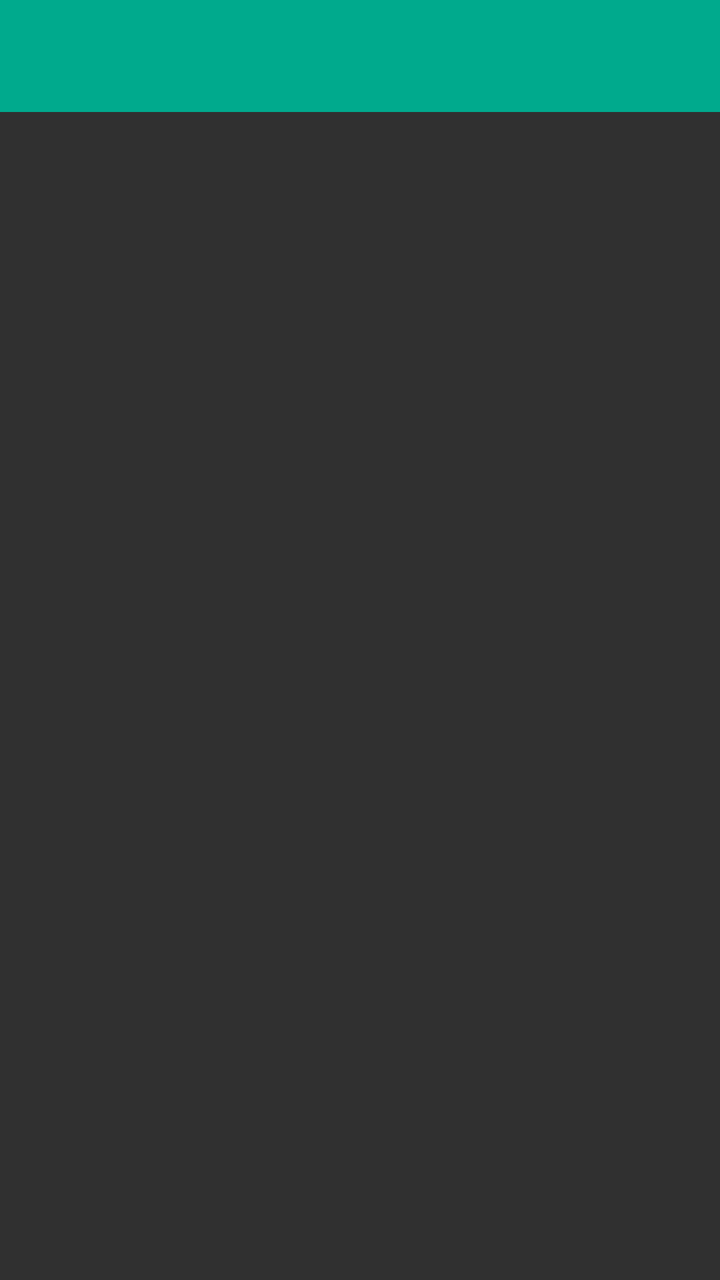
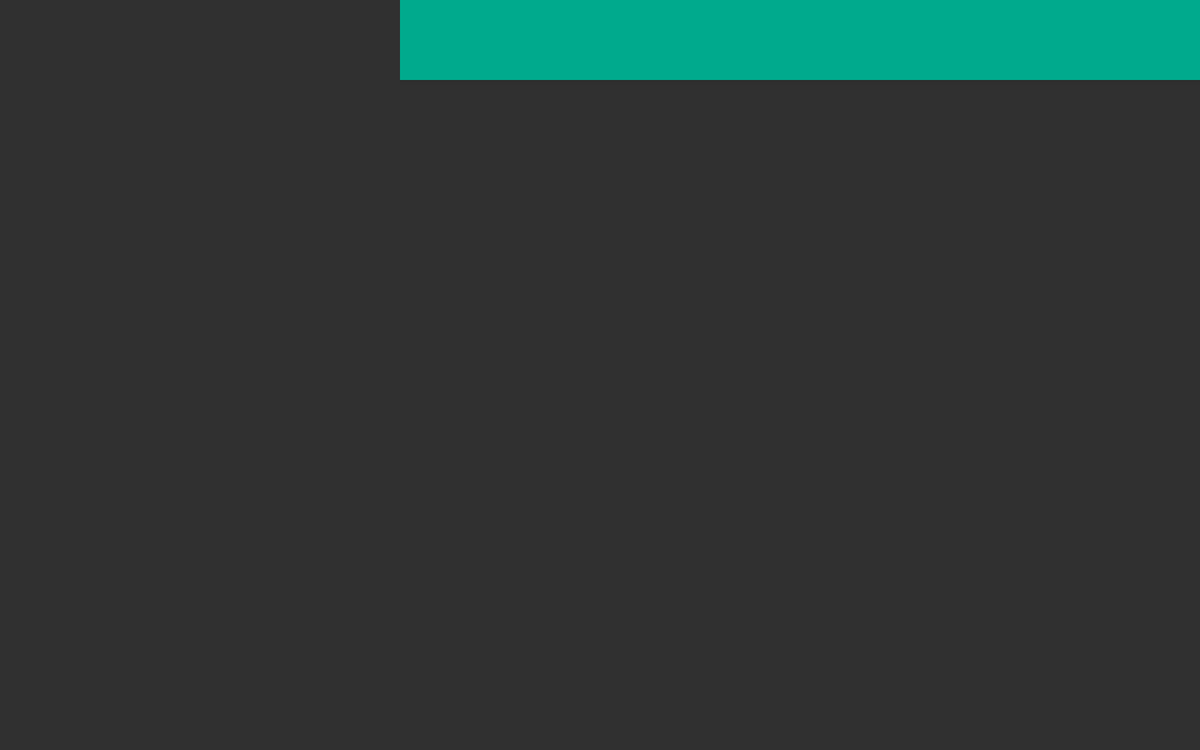

One screen, two layout resources from the same app: the default and the author's alternative for another configuration. Each is rendered where Android would select it; the XML of both is given below.
<!-- AndroidManifest.xml: activity theme AppTheme.NoActionBar -->
<!-- res/layout/activity_main.xml -->
<?xml version="1.0" encoding="utf-8"?>
<android.support.v4.widget.DrawerLayout xmlns:android="http://schemas.android.com/apk/res/android"
    xmlns:app="http://schemas.android.com/apk/res-auto"
    xmlns:tools="http://schemas.android.com/tools"
    android:id="@+id/drawer_layout"
    android:layout_width="match_parent"
    android:layout_height="match_parent"
    android:fitsSystemWindows="true"
    tools:openDrawer="start">

    <android.support.design.widget.CoordinatorLayout
        android:layout_width="match_parent"
        android:layout_height="match_parent">

        <android.support.design.widget.AppBarLayout
            android:layout_width="match_parent"
            android:layout_height="wrap_content"
            android:theme="@style/AppTheme.AppBarOverlay"
            app:elevation="0dp">

            <android.support.v7.widget.Toolbar
                android:id="@+id/toolbar"
                android:layout_width="match_parent"
                android:layout_height="?attr/actionBarSize"
                android:background="?attr/colorPrimary"
                app:popupTheme="@style/AppTheme.PopupOverlay" />

        </android.support.design.widget.AppBarLayout>

        <FrameLayout
            android:id="@+id/content_main"
            android:layout_width="match_parent"
            android:layout_height="match_parent"
            android:layout_marginTop="?attr/actionBarSize" />

    </android.support.design.widget.CoordinatorLayout>

    <android.support.design.widget.NavigationView
        android:id="@+id/navigation_view"
        android:layout_width="wrap_content"
        android:layout_height="match_parent"
        android:layout_gravity="start"
        android:fitsSystemWindows="true"
        app:itemBackground="@android:color/transparent"
        />


</android.support.v4.widget.DrawerLayout>
<!-- resources referenced by this layout -->
<resources>
  <style name="AppTheme.AppBarOverlay" parent="ThemeOverlay.AppCompat.Dark.ActionBar" />
  <style name="AppTheme.PopupOverlay" parent="ThemeOverlay.AppCompat.Light" />
  <style name="AppTheme.NoActionBar">
          <item name="windowActionBar">false</item>
          <item name="windowNoTitle">true</item>
          <item name="preferenceTheme">@style/PreferenceThemeOverlay.v14.Material</item>
          <item name="android:textViewStyle">@style/RobotoTextViewStyle</item>
      </style>
  <style name="RobotoTextViewStyle" parent="android:Widget.TextView">
          <item name="android:fontFamily">sans-serif-light</item>
          <item name="android:textColor">@android:color/white</item>
      </style>
</resources>
<!-- res/layout-sw600dp-land/activity_main.xml (the author's variant of the layout above) -->
<!-- drawn on a 7-inch tablet turned sideways -->
<?xml version="1.0" encoding="utf-8"?>
<android.support.v4.widget.DrawerLayout xmlns:android="http://schemas.android.com/apk/res/android"
    xmlns:app="http://schemas.android.com/apk/res-auto"
    xmlns:tools="http://schemas.android.com/tools"
    android:id="@+id/drawer_layout"
    android:layout_width="match_parent"
    android:layout_height="match_parent"
    android:fitsSystemWindows="true"
    tools:openDrawer="start">

    <LinearLayout
        android:layout_width="match_parent"
        android:layout_height="match_parent"
        android:orientation="horizontal"
        android:weightSum="3">

        

        <FrameLayout
            android:id="@+id/container"
            android:layout_width="0dp"
            android:layout_height="match_parent"
            android:layout_weight="1"
            />

        <android.support.design.widget.CoordinatorLayout
            android:layout_width="0dp"
            android:layout_height="match_parent"
            android:layout_weight="2">

            <android.support.design.widget.AppBarLayout
                android:layout_width="match_parent"
                android:layout_height="wrap_content"
                android:theme="@style/AppTheme.AppBarOverlay">

                <android.support.v7.widget.Toolbar
                    android:id="@+id/toolbar"
                    android:layout_width="match_parent"
                    android:layout_height="?attr/actionBarSize"
                    android:background="?attr/colorPrimary"
                    app:popupTheme="@style/AppTheme.PopupOverlay" />

            </android.support.design.widget.AppBarLayout>

            <FrameLayout
                android:id="@+id/content_main"
                android:layout_width="match_parent"
                android:layout_height="match_parent"
                android:layout_marginTop="?attr/actionBarSize" />

        </android.support.design.widget.CoordinatorLayout>


    </LinearLayout>
</android.support.v4.widget.DrawerLayout>
